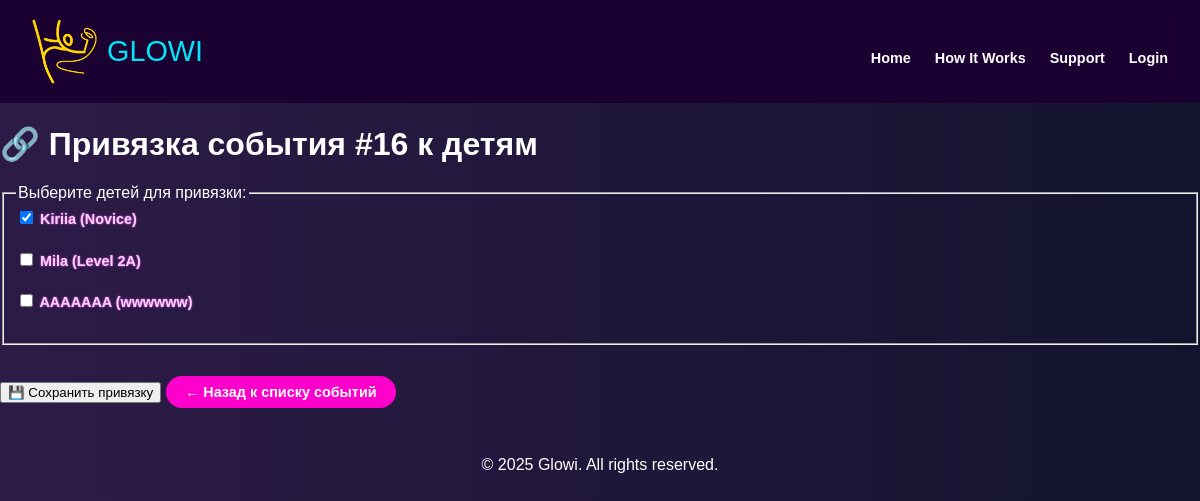
The page /event_.php?eventID=16 (signed in) on the database its author committed.
### tables this page shows
CREATE TABLE `children` (
  `childID` int(4) NOT NULL,
  `parentID` int(11) NOT NULL,
  `name` varchar(100) NOT NULL,
  `age` int(11) NOT NULL,
  `groupLevel` varchar(50) NOT NULL,
  `photoImage` varchar(255) DEFAULT 'placeholder_100.jpg',
  `created_at` timestamp NOT NULL DEFAULT current_timestamp(),
  `updated_at` timestamp NOT NULL DEFAULT current_timestamp() ON UPDATE current_timestamp(),
  `gender` enum('male','female','unknown') DEFAULT 'unknown'
);

### event_.php (the view, shortened to what this page needs)
<?php
require 'database.php';
$parentID = $_SESSION['parentID'];
$eventID = isset($_GET['eventID']) ? (int)$_GET['eventID'] : 0;
$stmt = $pdo->prepare("SELECT * FROM children WHERE parentID = ?");
$stmt->execute([$parentID]);
$children = $stmt->fetchAll(PDO::FETCH_ASSOC);
$stmt = $pdo->prepare("SELECT childID FROM child_event WHERE eventID = ?");
$stmt->execute([$eventID]);
$linked = array_column($stmt->fetchAll(PDO::FETCH_ASSOC), 'childID');
?>
<!DOCTYPE html>
<html lang="ru">
<head>
    <link rel="stylesheet" href="css/main.css">
</head>
<body>
<?php include 'header.php'; ?>
<main class="container">
    <h1>🔗 Привязка события #<?= $eventID ?> к детям</h1>
    <form method="post">
        <fieldset>
            <legend>Выберите детей для привязки:</legend>
            <?php foreach ($children as $child): ?>
                <label>
                    <input type="checkbox" name="children[]" value="<?= $child['childID'] ?>"
                        <?= in_array($child['childID'], $linked) ? 'checked' : '' ?>>
                    <?= htmlspecialchars($child['name']) ?> (<?= htmlspecialchars($child['groupLevel']) ?>)
                </label><br>
            <?php endforeach; ?>
        </fieldset>
        <br>
        <button type="submit">💾 Сохранить привязку</button>
        <a href="event_list.php" class="button">← Назад к списку событий</a>
    </form>
</main>
<?php include 'footer.php'; ?>
</body>
</html>

### css/main.css (style rules this page uses)
html { scroll-behavior: smooth; }
body { margin: 0; font-family: 'Nunito', sans-serif; background: linear-gradient(to right, #2d1b47, #12142e); color: white; overflow-x: hidden; }
.button { background: #ff00cc; border: none; color: white; padding: 0.5rem 1.2rem; border-radius: 30px; font-weight: 600; cursor: pointer; text-decoration: none; display: inline-flex; align-items: center; gap: 0.5rem; transition: transform 0.2s ease; }
form label { display: block; margin-bottom: 0.3rem; font-weight: 600; color: #ffccff; text-shadow: 0 0 2px #ff66ff; font-size: 0.9rem; }
a { color: #00e6f6; font-weight: 600; margin-top: 0.8rem; display: inline-flex; align-items: center; gap: 0.4rem; font-size: 0.9rem; text-decoration: none; transition: color 0.3s ease; }

### rows shown on the page
children: childID "☑", name "Kiriia", groupLevel "Novice"
children: name "Mila", groupLevel "Level 2A"
children: name "AAAAAAA", groupLevel "wwwwww"

### other values the page prints
$eventID "16"
